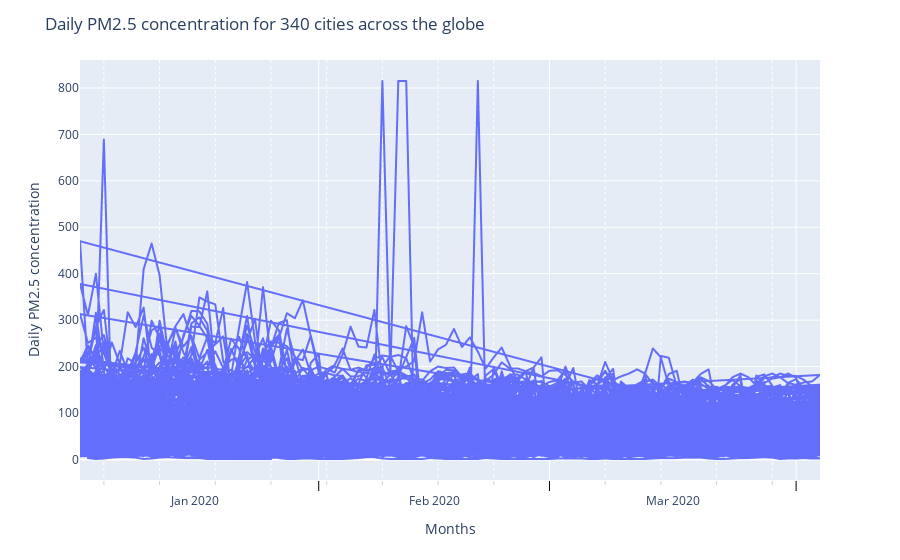

Notebook cell for this chart:
### Code cell
import plotly.express as px

# Create the plot
fig = px.line(df_raw, x="Date", y="target")

# Customize the x-axis
fig.update_xaxes(ticks= "outside",
                 dtick= "M1",
                 ticklabelmode= "period", 
                 tickcolor= "black", 
                 ticklen=10, 
                 minor=dict(
                     ticklen=4,  
                     dtick=7*24*60*60*1000,  
                     tick0="2016-07-03", 
                     griddash='dot', 
                     gridcolor='white', 
                     tickcolor="lightgrey")
                )

fig.update_layout({"title": 'Daily PM2.5 concentration for 340 cities across the globe',
                   "xaxis": {"title":"Months"},
                   "yaxis": {"title":"Daily PM2.5 concentration"},
                   "showlegend": False})

# Show the plot
fig.show()

### Figure 1 — Plotly figure (JSON) as saved in the notebook; plotly's stock layout.template omitted (floating-point values rounded to 4 significant figures; data arrays with more than 128 entries replaced by an {"elided": "..."} marker saying what was removed)
{"data": [{"hovertemplate": "Date=%{x}<br>target=%{y}<extra></extra>", "legendgroup": "", "line": {"color": "#636efa", "dash": "solid"}, "marker": {"symbol": "circle"}, "mode": "lines", "name": "", "showlegend": false, "type": "scattergl", "x": {"elided": "30557 str values"}, "xaxis": "x", "y": {"elided": "30557 float values"}, "yaxis": "y"}], "layout": {"legend": {"tracegroupgap": 0}, "margin": {"t": 60}, "showlegend": false, "title": {"text": "Daily PM2.5 concentration for 340 cities across the globe"}, "xaxis": {"anchor": "y", "domain": [0, 1], "dtick": "M1", "minor": {"dtick": 604800000, "gridcolor": "white", "griddash": "dot", "tick0": "2016-07-03", "tickcolor": "lightgrey", "ticklen": 4}, "tickcolor": "black", "ticklabelmode": "period", "ticklen": 10, "ticks": "outside", "title": {"text": "Months"}}, "yaxis": {"anchor": "x", "domain": [0, 1], "title": {"text": "Daily PM2.5 concentration"}}}}
